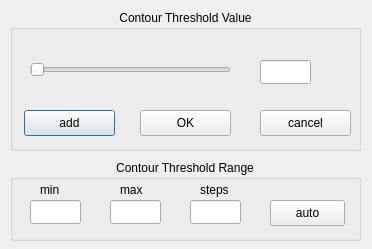
<ui version="4.0" >
 <class>RaytraceableContourSurfaceDialogData</class>
 <widget class="QDialog" name="RaytraceableContourSurfaceDialogData" >
  <property name="enabled" >
   <bool>true</bool>
  </property>
  <property name="geometry" >
   <rect>
    <x>0</x>
    <y>0</y>
    <width>372</width>
    <height>249</height>
   </rect>
  </property>
  <property name="windowTitle" >
   <string>Ray-traced Contour Surface Options</string>
  </property>
  <property name="toolTip" >
   <string comment="C" />
  </property>
  <widget class="QGroupBox" name="groupBoxValue" >
   <property name="geometry" >
    <rect>
     <x>10</x>
     <y>10</y>
     <width>351</width>
     <height>141</height>
    </rect>
   </property>
   <property name="toolTip" >
    <string>add contour surface</string>
   </property>
   <property name="title" >
    <string>Contour Threshold Value</string>
   </property>
   <property name="alignment" >
    <set>Qt::AlignHCenter</set>
   </property>
   <widget class="QSlider" name="ContourSurfaceThresholdSlider" >
    <property name="geometry" >
     <rect>
      <x>20</x>
      <y>50</y>
      <width>201</width>
      <height>20</height>
     </rect>
    </property>
    <property name="toolTip" >
     <string>choose a contour Surface threshold of value</string>
    </property>
    <property name="whatsThis" >
     <string>slider to chose a threshold of a new contour surface</string>
    </property>
    <property name="accessibleName" >
     <string/>
    </property>
    <property name="accessibleDescription" >
     <string/>
    </property>
    <property name="orientation" >
     <enum>Qt::Horizontal</enum>
    </property>
   </widget>
   <widget class="QLineEdit" name="ContourSurfaceThresholdLineEdit" >
    <property name="geometry" >
     <rect>
      <x>250</x>
      <y>50</y>
      <width>51</width>
      <height>24</height>
     </rect>
    </property>
    <property name="toolTip" >
     <string comment="contour surface threshold value" >contour surface threshold value</string>
    </property>
   </widget>
   <widget class="QPushButton" name="add_button" >
    <property name="windowModality" >
     <enum>Qt::WindowModal</enum>
    </property>
    <property name="geometry" >
     <rect>
      <x>14</x>
      <y>100</y>
      <width>91</width>
      <height>26</height>
     </rect>
    </property>
    <property name="toolTip" >
     <string comment="add a contour" />
    </property>
    <property name="text" >
     <string>add</string>
    </property>
   </widget>
   <widget class="QPushButton" name="OK_button" >
    <property name="windowModality" >
     <enum>Qt::WindowModal</enum>
    </property>
    <property name="geometry" >
     <rect>
      <x>130</x>
      <y>100</y>
      <width>91</width>
      <height>26</height>
     </rect>
    </property>
    <property name="toolTip" >
     <string comment="add a contour" >add contour surface and close</string>
    </property>
    <property name="text" >
     <string>OK</string>
    </property>
   </widget>
   <widget class="QPushButton" name="cancel_button" >
    <property name="windowModality" >
     <enum>Qt::WindowModal</enum>
    </property>
    <property name="geometry" >
     <rect>
      <x>250</x>
      <y>100</y>
      <width>91</width>
      <height>26</height>
     </rect>
    </property>
    <property name="toolTip" >
     <string comment="cancel dialog" >cancel dialog</string>
    </property>
    <property name="text" >
     <string>cancel</string>
    </property>
   </widget>
  </widget>
  <widget class="QGroupBox" name="groupBoxValue_2" >
   <property name="geometry" >
    <rect>
     <x>10</x>
     <y>160</y>
     <width>351</width>
     <height>81</height>
    </rect>
   </property>
   <property name="toolTip" >
    <string>add contour surface</string>
   </property>
   <property name="title" >
    <string>Contour Threshold Range</string>
   </property>
   <property name="alignment" >
    <set>Qt::AlignHCenter</set>
   </property>
   <widget class="QLabel" name="RangeLabel_min" >
    <property name="geometry" >
     <rect>
      <x>30</x>
      <y>20</y>
      <width>31</width>
      <height>20</height>
     </rect>
    </property>
    <property name="text" >
     <string>min</string>
    </property>
   </widget>
   <widget class="QLabel" name="RangeLabel_max" >
    <property name="geometry" >
     <rect>
      <x>110</x>
      <y>20</y>
      <width>31</width>
      <height>20</height>
     </rect>
    </property>
    <property name="text" >
     <string>max</string>
    </property>
   </widget>
   <widget class="QLabel" name="RangeLabel_steps" >
    <property name="geometry" >
     <rect>
      <x>190</x>
      <y>20</y>
      <width>31</width>
      <height>20</height>
     </rect>
    </property>
    <property name="text" >
     <string>steps</string>
    </property>
   </widget>
   <widget class="QPushButton" name="autoRangeButton" >
    <property name="windowModality" >
     <enum>Qt::WindowModal</enum>
    </property>
    <property name="geometry" >
     <rect>
      <x>260</x>
      <y>40</y>
      <width>75</width>
      <height>26</height>
     </rect>
    </property>
    <property name="toolTip" >
     <string comment="set the range values to default values" >set the contour threshold range to default values</string>
    </property>
    <property name="text" >
     <string>auto</string>
    </property>
   </widget>
   <widget class="QLineEdit" name="RangeLineEdit_steps" >
    <property name="geometry" >
     <rect>
      <x>180</x>
      <y>40</y>
      <width>51</width>
      <height>24</height>
     </rect>
    </property>
    <property name="toolTip" >
     <string comment="range steps" >set the number of steps</string>
    </property>
   </widget>
   <widget class="QLineEdit" name="RangeLineEdit_max" >
    <property name="geometry" >
     <rect>
      <x>100</x>
      <y>40</y>
      <width>51</width>
      <height>24</height>
     </rect>
    </property>
    <property name="toolTip" >
     <string comment="maximum threshold" >set the maximum theshold</string>
    </property>
   </widget>
   <widget class="QLineEdit" name="RangeLineEdit_min" >
    <property name="geometry" >
     <rect>
      <x>20</x>
      <y>40</y>
      <width>51</width>
      <height>24</height>
     </rect>
    </property>
    <property name="toolTip" >
     <string comment="minimum threshold" >set the minimum threshold</string>
    </property>
   </widget>
  </widget>
 </widget>
 <resources>
  <include location="raytraceableContourSurfaceDialog.qrc" />
 </resources>
 <connections/>
</ui>
